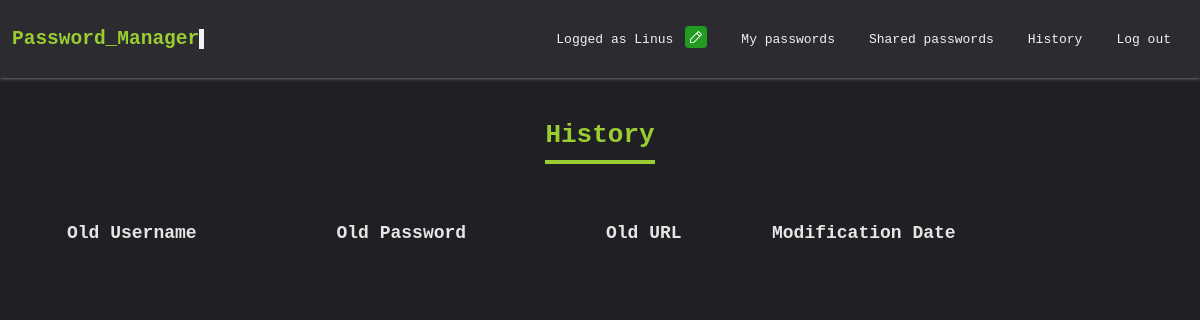
/history (signed in), run on an earlier commit of the app's database.
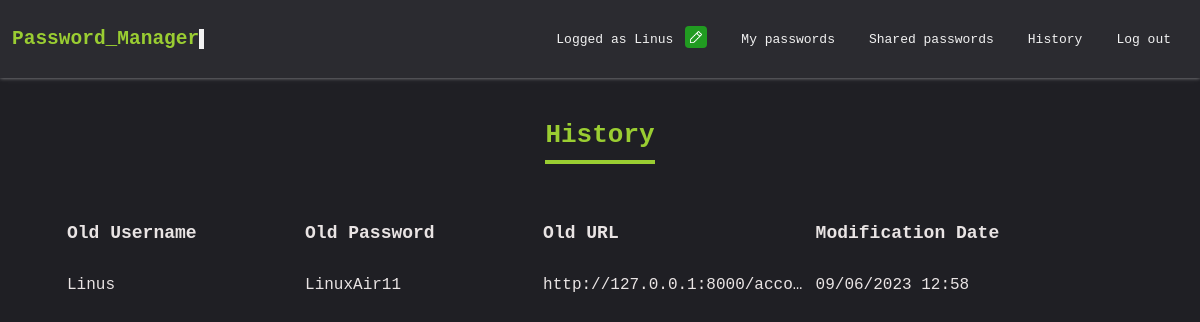
And on a later commit of the database.
### app/models.py (models this page shows)
class ItemHistory(models.Model):
    item = models.ForeignKey(Item, on_delete=models.CASCADE)
    password = models.CharField(max_length=255)
    user_name = models.CharField(max_length=255)
    url = models.CharField(blank=False, null=False, max_length=255)
    modified_at = models.DateTimeField(auto_now_add=True)

### app/views.py (the view, shortened to what this page needs)
# urls.py: path("history", item_history, name="history"),
@login_required
def item_history(request):
    user = request.user
    items = Item.objects.filter(creation_user=user)
    item_history = ItemHistory.objects.filter(item__in=items)
    shared_items = SharedItem.objects.filter(receiving_user=user)
    shared_item_history = []
    for item in item_history:
        item.password = crypter.decrypt(item.password.encode()).decode()
        item.user_name = crypter.decrypt(item.user_name.encode()).decode()
        item.url = crypter.decrypt(item.url.encode()).decode()
    for history in shared_item_history:
        history.item.password = crypter.decrypt(history.item.password.encode()).decode()
        history.item.user_name = crypter.decrypt(
            history.item.user_name.encode()
        ).decode()
        history.item.url = crypter.decrypt(history.item.url.encode()).decode()
    has_shared_items = shared_items.exists()
    return render(
        request,
        "item_history.html",
        context={
            "item_history": item_history,
            "shared_item_history": shared_item_history,
            "has_shared_items": has_shared_items,
        },
    )

### templates/item_history.html (shortened to what this page needs)
{% load static %}
{% load tz %}
<!DOCTYPE html>
<html>
<head>
    <link rel="stylesheet" href="{% static 'css/app.css' %}" type="text/css">
    <link rel="stylesheet" href="{% static 'css/items.css' %}" type="text/css">
    <link rel="stylesheet" href="{% static 'css/navigation_bar.css' %}" type="text/css">
</head>
<body>
    {% include 'navigation_bar.html' %}
    <div class="items-list">
        <h1 class="title">History</h1>
        <table>
            <thead>
                <tr>
                    <th>Old Username</th>
                    <th>Old Password</th>
                    <th>Old URL</th>
                    <th>Modification Date</th>
                </tr>
            </thead>
            <tbody>
                {% for history in item_history %}
                <tr>
                    <td>{{ history.user_name }}</td>
                    <td>{{ history.password }}</td>
                    <td class="item-url">
                        <a href="{{ history.url }}" target="_blank" title="{{ history.url }}">{{ history.url }}</a>
                    </td>
                    <td>{{ history.modified_at|date:"d/m/Y H:i" }}</td>
                </tr>
                {% endfor %}
            </tbody>
        </table>
    </div>
</body>
</html>

What changed in the data, as far as the page shows it:
added ItemHistory: user_name "Linus", password "LinuxAir11", url "http://127.0.0.1:8000/acco…", modified_at "09/06/2023 12:58"
